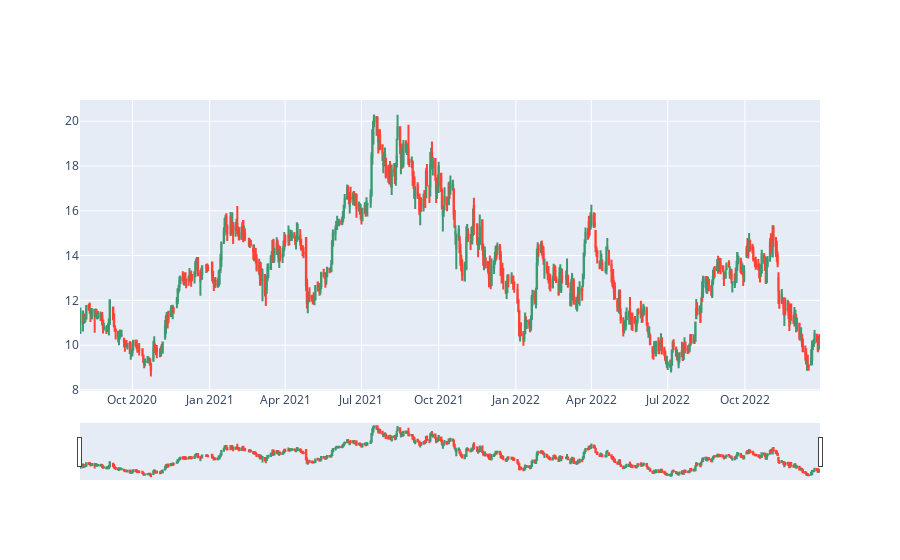

Notebook cell for this chart:
### Code cell
fig = go.Figure()

fig.add_trace(go.Candlestick(
        x=df.index,
        open=df['Open'],
        high=df['High'],
        low=df['Low'],
        close=df['Close']))

### Figure 1 — Plotly figure (JSON) as saved in the notebook; plotly's stock layout.template omitted (floating-point values rounded to 4 significant figures; data arrays with more than 128 entries replaced by an {"elided": "..."} marker saying what was removed)
{"data": [{"close": {"elided": "600 float values"}, "high": {"elided": "600 float values"}, "low": {"elided": "600 float values"}, "open": {"elided": "600 float values"}, "type": "candlestick", "x": {"elided": "600 str values"}}], "layout": {}}
